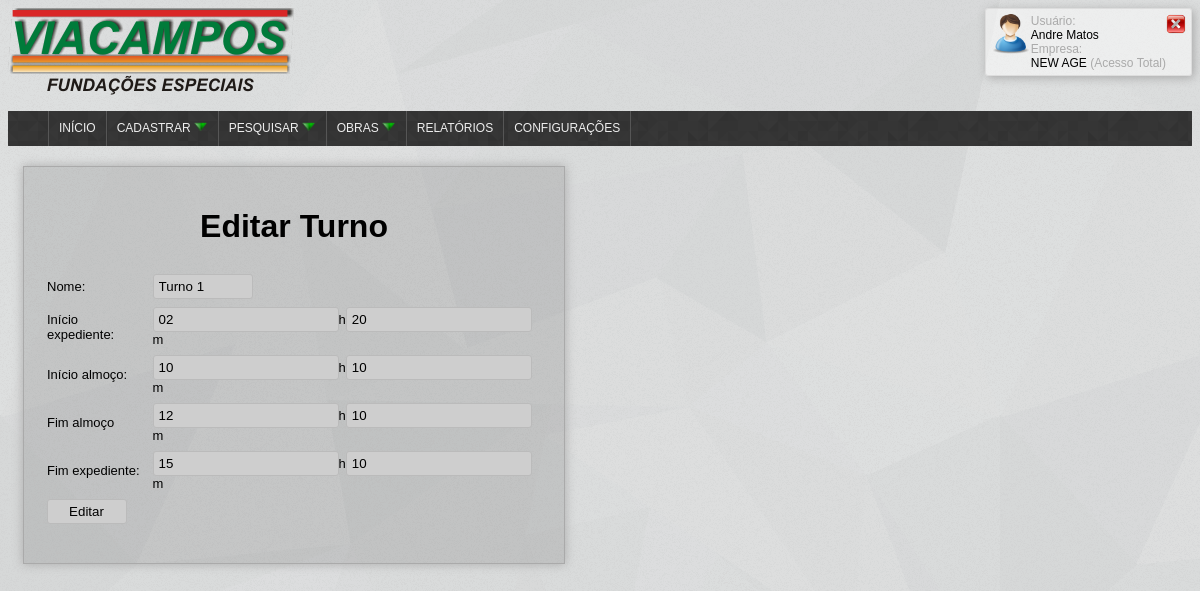
Page /administrator/edita_turno.php?verificador=1&id=18 (signed in) on the committed database.
### tables this page shows
CREATE TABLE IF NOT EXISTS `turno` (
  `id` int(11) NOT NULL,
  `nome` varchar(255) NOT NULL,
  `descricao` varchar(255) NOT NULL,
  `ini_exp` time NOT NULL COMMENT 'Inicio expediente',
  `ini_alm` time NOT NULL COMMENT 'Inicio almoço',
  `fim_alm` time NOT NULL COMMENT 'Fim almoço',
  `fim_exp` time NOT NULL COMMENT 'Fim expediente',
  `oculto` int(11) NOT NULL
);

### model/class_turno_bd.php (called while the page is built, shortened)
<?php
require_once(dirname(__FILE__) . "/../global.php");
class Turno{
	public function getTurnoById($id_turno){
		$sql = new Sql();
		$g = new Glob();
		$query = "SELECT * FROM turno WHERE id='%s' && oculto = 0";
		$result = $g->tratar_query($query, $id_turno);
		$row = mysql_fetch_array($result, MYSQL_ASSOC);
		$this->nome = $row['nome'];
		$this->ini_exp = $row['ini_exp'];
		$this->ini_alm = $row['ini_alm'];
		$this->fim_alm = $row['fim_alm'];
		$this->fim_exp = $row['fim_exp'];
		return $this;
	}
}
 ?>

### global.php (called while the page is built, shortened)
<?php
class Glob{
    function tratar_query($query)
    {
        $args = func_get_args();
        $query = array_shift($args);
        foreach ($args as $key => $arg) {
            if (is_string($arg)) {
                $args[$key] = mysql_real_escape_string($arg);
            }
        }
        array_unshift($args, $query);
        $query = call_user_func_array('sprintf', $args);
        return mysql_query($query);
    }
}
?>

### administrator/edita_turno.php (the view, shortened to what this page needs)
<?php
include_once("../model/class_turno_bd.php");
?>
<html>
<head>
   <link rel="stylesheet" type="text/css" href="style.css">
</head>
<body>
           <?php include("../view/topo.php") ?>
            <div class="formulario">
              <h1>Editar Turno</h1>
            <?php
                 if(isset($_GET['verificador']) && $_GET['verificador'] == 1){
                    $turno = new Turno();
                    $turno = $turno->getTurnoById($_GET['id']);
                    $nome = $turno->nome;
                    $ini_exp_h = $turno->ini_exp[0].$turno->ini_exp[1];
                    $ini_exp_m = $turno->ini_exp[3].$turno->ini_exp[4];
                    $ini_alm_h = $turno->ini_alm[0].$turno->ini_alm[1];
                    $ini_alm_m = $turno->ini_alm[3].$turno->ini_alm[4];
                    $fim_alm_h = $turno->fim_alm[0].$turno->fim_alm[1];
                    $fim_alm_m = $turno->fim_alm[3].$turno->fim_alm[4];
                    $fim_exp_h = $turno->fim_exp[0].$turno->fim_exp[1];
                    $fim_exp_m = $turno->fim_exp[3].$turno->fim_exp[4];
                ?>
                  <form method="POST" class="ad_turno" id="ad_turno" name="ad_turno" action="edita_turno.php" onsubmit="return validate(this)">
                  <table border="0">
                     <tr> <td><span>Nome:</span></td> <td ><input type="text" id="nome" name="nome" style="width:100px;" title="Digite um nome para esse turno" value="<?php echo $nome; ?>"></td></tr>
                     <tr> <td ><span>Início expediente:</span></td> <td><input type="text" id="ini_exp_h" name="ini_exp_h" value="<?php echo $ini_exp_h; ?>"><span>h</span><input type="text" id="ini_exp_m" name="ini_exp_m" value="<?php echo $ini_exp_m; ?>"><span>m</span></td></tr>
                     <tr> <td ><span>Início almoço:</span></td> <td><input type="text" id="ini_alm_h" name="ini_alm_h" value="<?php echo $ini_alm_h; ?>"><span>h</span><input type="text" id="ini_alm_m" name="ini_alm_m" value="<?php echo $ini_alm_m; ?>"><span>m</span></td></tr>
                     <tr> <td ><span>Fim almoço</span></td> <td><input type="text" id="fim_alm_h" name="fim_alm_h" value="<?php echo $fim_alm_h; ?>"><span>h</span><input type="text" id="fim_alm_m" name="fim_alm_m" value="<?php echo $fim_alm_m; ?>"><span>m</span></td></tr>
                     <tr> <td ><span>Fim expediente:</span></td> <td><input type="text" id="fim_exp_h" name="fim_exp_h" value="<?php echo $fim_exp_h; ?>"><span>h</span><input type="text" id="fim_exp_m" name="fim_exp_m" value="<?php echo $fim_exp_m; ?>"><span>m</span></td></tr>
                     <tr><td colspan="3"><input style="width:80px;"type="submit" name="button" id="button" value="Editar"></td> </tr>
                  </table>
               </form>
                  <?php }
                   ?>
            </div>
</body>
</html>

### administrator/style.css (style rules this page uses)
body { background: url("../images/shattered.png"); font-family: Arial; }
body span, body table tr td span { font-size: 13px; }
.formulario table { margin-top: 10px; }
.formulario table td { padding-top:5px; }
.formulario table input { background-color: #cecece; border: 1px solid #bcbcbc; height:30px; border: 0; transition: all 0.5s; }
.formulario { padding:20px; box-shadow: 0px 0px 10px #aaa; float: left; margin-top: 20px; margin-left: 15px; border: 1px solid#aaa; margin-bottom: 20px; width: 500px; text-align: center; background-color: rgba(100,100,100,0.2); }
.formulario form input, .formulario form select { height: 25px; border: 1px solid#bbb; padding-left: 5px; border-radius: 3px; }

### rows in the picture
turno: nome "Turno 1", ini_exp_h "02", ini_exp_m "20", ini_alm_h "10", ini_alm_m "10", fim_alm_h "12", fim_alm_m "10", fim_exp_h "15", fim_exp_m "10"

### other values in the picture
$_SESSION["user"] "Andre Matos"
$_SESSION['empresa'] "NEW AGE"
$nivel_acesso "Acesso Total"
